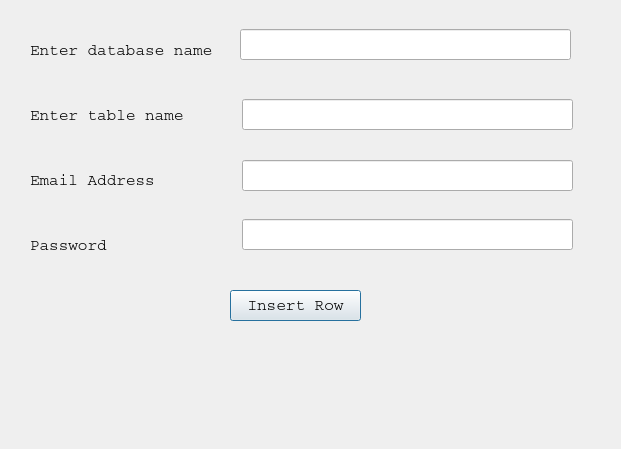
<?xml version="1.0" encoding="UTF-8"?>
<ui version="4.0">
 <class>Dialog</class>
 <widget class="QDialog" name="Dialog">
  <property name="geometry">
   <rect>
    <x>0</x>
    <y>0</y>
    <width>621</width>
    <height>449</height>
   </rect>
  </property>
  <property name="windowTitle">
   <string>Dialog</string>
  </property>
  <widget class="QLabel" name="label">
   <property name="geometry">
    <rect>
     <x>30</x>
     <y>35</y>
     <width>201</width>
     <height>31</height>
    </rect>
   </property>
   <property name="font">
    <font>
     <family>Courier</family>
     <pointsize>12</pointsize>
    </font>
   </property>
   <property name="text">
    <string>Enter database name</string>
   </property>
  </widget>
  <widget class="QLabel" name="label_2">
   <property name="geometry">
    <rect>
     <x>30</x>
     <y>100</y>
     <width>191</width>
     <height>31</height>
    </rect>
   </property>
   <property name="font">
    <font>
     <family>Courier</family>
     <pointsize>12</pointsize>
    </font>
   </property>
   <property name="text">
    <string>Enter table name</string>
   </property>
  </widget>
  <widget class="QLabel" name="label_3">
   <property name="geometry">
    <rect>
     <x>30</x>
     <y>170</y>
     <width>181</width>
     <height>21</height>
    </rect>
   </property>
   <property name="font">
    <font>
     <family>Courier</family>
     <pointsize>12</pointsize>
    </font>
   </property>
   <property name="text">
    <string>Email Address</string>
   </property>
  </widget>
  <widget class="QLabel" name="label_4">
   <property name="geometry">
    <rect>
     <x>30</x>
     <y>230</y>
     <width>181</width>
     <height>31</height>
    </rect>
   </property>
   <property name="font">
    <font>
     <family>Courier</family>
     <pointsize>12</pointsize>
    </font>
   </property>
   <property name="text">
    <string>Password</string>
   </property>
  </widget>
  <widget class="QLabel" name="labelResponse">
   <property name="geometry">
    <rect>
     <x>70</x>
     <y>360</y>
     <width>451</width>
     <height>41</height>
    </rect>
   </property>
   <property name="text">
    <string/>
   </property>
  </widget>
  <widget class="QLineEdit" name="lineEditDBName">
   <property name="geometry">
    <rect>
     <x>240</x>
     <y>29</y>
     <width>331</width>
     <height>31</height>
    </rect>
   </property>
  </widget>
  <widget class="QLineEdit" name="lineEditTableName">
   <property name="geometry">
    <rect>
     <x>242</x>
     <y>99</y>
     <width>331</width>
     <height>31</height>
    </rect>
   </property>
  </widget>
  <widget class="QLineEdit" name="lineEditEmail">
   <property name="geometry">
    <rect>
     <x>242</x>
     <y>160</y>
     <width>331</width>
     <height>31</height>
    </rect>
   </property>
  </widget>
  <widget class="QLineEdit" name="lineEditPassword">
   <property name="geometry">
    <rect>
     <x>242</x>
     <y>219</y>
     <width>331</width>
     <height>31</height>
    </rect>
   </property>
   <property name="echoMode">
    <enum>QLineEdit::PasswordEchoOnEdit</enum>
   </property>
  </widget>
  <widget class="QPushButton" name="pushButtonInsertRow">
   <property name="geometry">
    <rect>
     <x>230</x>
     <y>290</y>
     <width>131</width>
     <height>31</height>
    </rect>
   </property>
   <property name="font">
    <font>
     <family>Courier</family>
     <pointsize>12</pointsize>
    </font>
   </property>
   <property name="text">
    <string>Insert Row</string>
   </property>
  </widget>
 </widget>
 <resources/>
 <connections/>
</ui>
